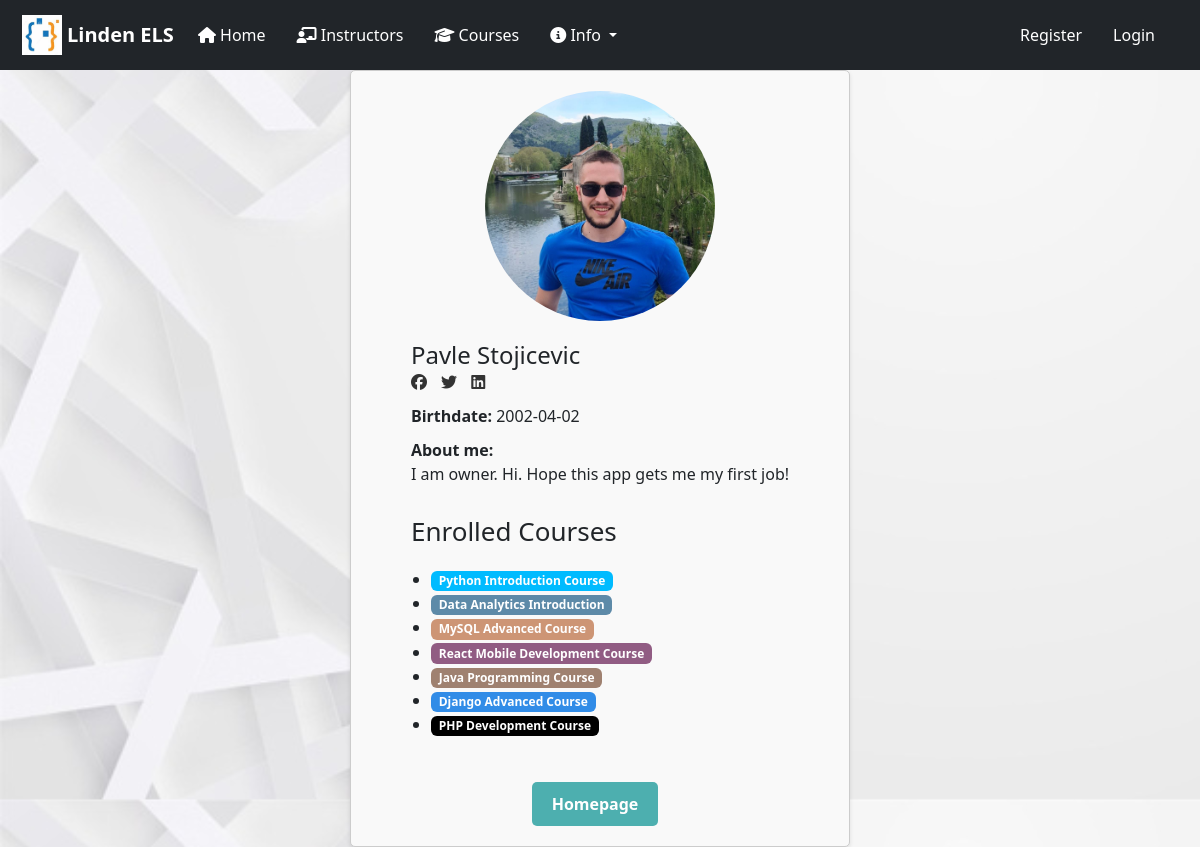
/profile/2/, run on an earlier commit of the app's database.
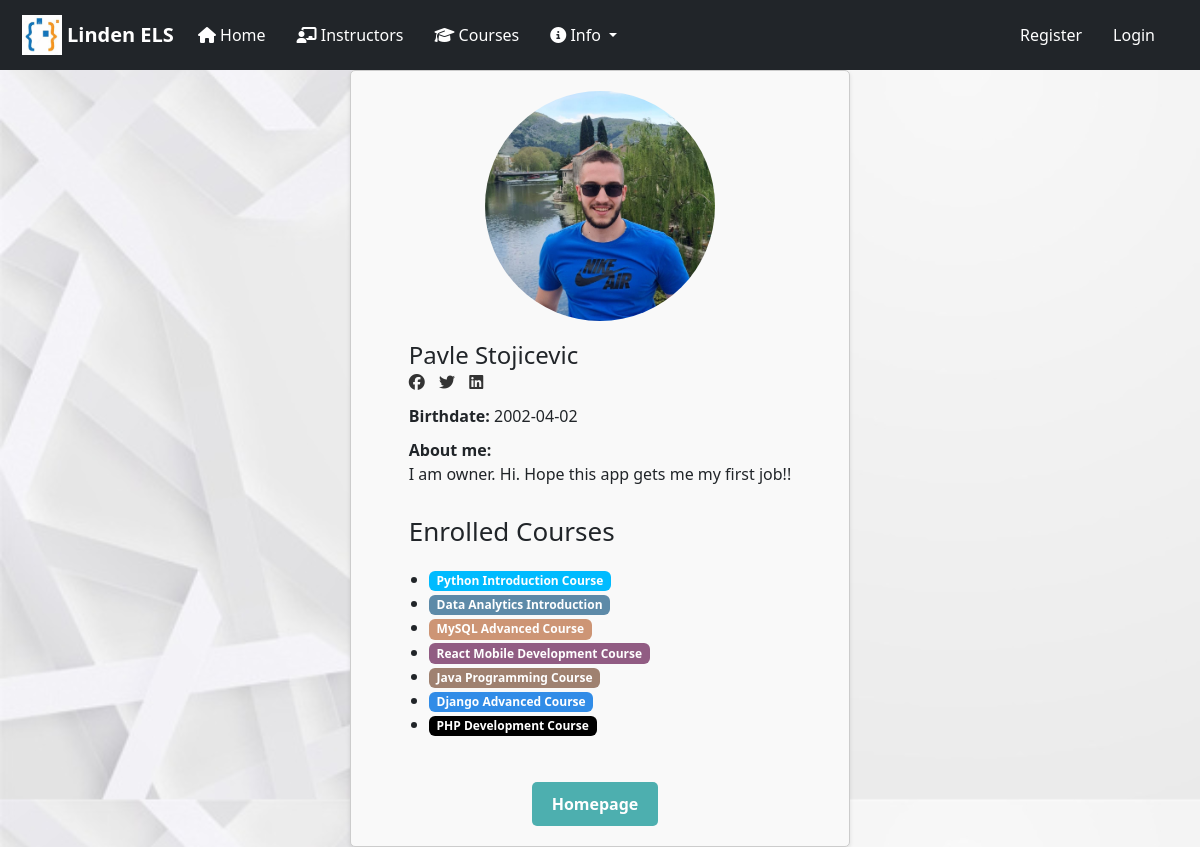
And on a later commit of the database.
### elearn/models.py (models this page shows, shortened)
class UserProfile(models.Model):
    user = models.OneToOneField(User, on_delete=models.CASCADE, null=True)
    enrolled_courses = models.ManyToManyField(Course)
    profile_pic = models.ImageField(upload_to="images")
    bio = models.TextField()
    instagram = models.URLField(blank=True, null=True)
    facebook = models.URLField(blank=True, null=True)
    twitter = models.URLField(blank=True, null=True)
    linkedin = models.URLField(blank=True, null=True)
    birth_date = models.CharField(max_length=11)
    def get_full_name(self):
        return f"{self.user.first_name} {self.user.last_name}"

class User(AbstractUser):
    is_learner = models.BooleanField(default=True)
    is_teacher = models.BooleanField(default=False, null=True)
    is_admin = models.BooleanField(default=False, null=True)

### elearn/views.py (the view)
# urls.py: path('profile/<int:pk>/', views.ProfileDetailView.as_view(), name='profile_page'),
class ProfileDetailView(DetailView):
    model = UserProfile
    context_object_name = "userprofile"
    template_name = "user_profile.html"

### elearn/models.py (called while the page is built)
    def get_html_badge(self):
        name = escape(self.name)
        color = escape(self.color)
        html = '<span class="badge badge-primary" style="background-color: %s">%s</span>' % (color, name)
        return mark_safe(html)

### templates/user_profile.html (shortened to what this page needs)
{% extends 'base.html' %}
{% load static %}
{%block content%}
<head>
    <link rel="stylesheet" href="{% static 'ELS/css/profile.css' %}">
</head>
<div class="profile-card">
    <div class="profile-picture">
      <img src="{{ userprofile.profile_pic.url }}" alt="Profile Picture">
    </div>
    <div class="profile-details">
      <h2>{{ userprofile.get_full_name }}</h2>
      <div class="social-media-links">
        {% if userprofile.facebook %}
          <a href="{{ userprofile.facebook }}" target="_blank"><i class="fab fa-facebook"></i></a>
        {% endif %}
        {% if userprofile.twitter %}
          <a href="{{ userprofile.twitter }}" target="_blank"><i class="fab fa-twitter"></i></a>
        {% endif %}
        {% if userprofile.linkedin %}
          <a href="{{ userprofile.linkedin }}" target="_blank"><i class="fab fa-linkedin"></i></a>
        {% endif %}
      </div>
      <p><strong>Birthdate:</strong> {{ userprofile.birth_date}}</p>
      <p class="bio"><strong>About me:<br></strong> {{ userprofile.bio }}</p>
      <h3>Enrolled Courses</h3>
      <ul class="enrolled-courses">
        {% for course in userprofile.enrolled_courses.all %}
          <li>{{ course.get_html_badge }}</li>
        {% empty %}
          <li>No enrolled courses yet.</li>
        {% endfor %}
      </ul>
    </div>
    <div class="profile-actions">
      <a href="{% url 'home' %}" class="btn">Homepage</a>
    </div>
  </div>
{% endblock %}

What changed in the data, as far as the page shows it:
changed UserProfile "Pavle Stojicevic": bio "I am owner. Hi. Hope this app gets me my first job!" → "I am owner. Hi. Hope this app gets me my first job!!"
